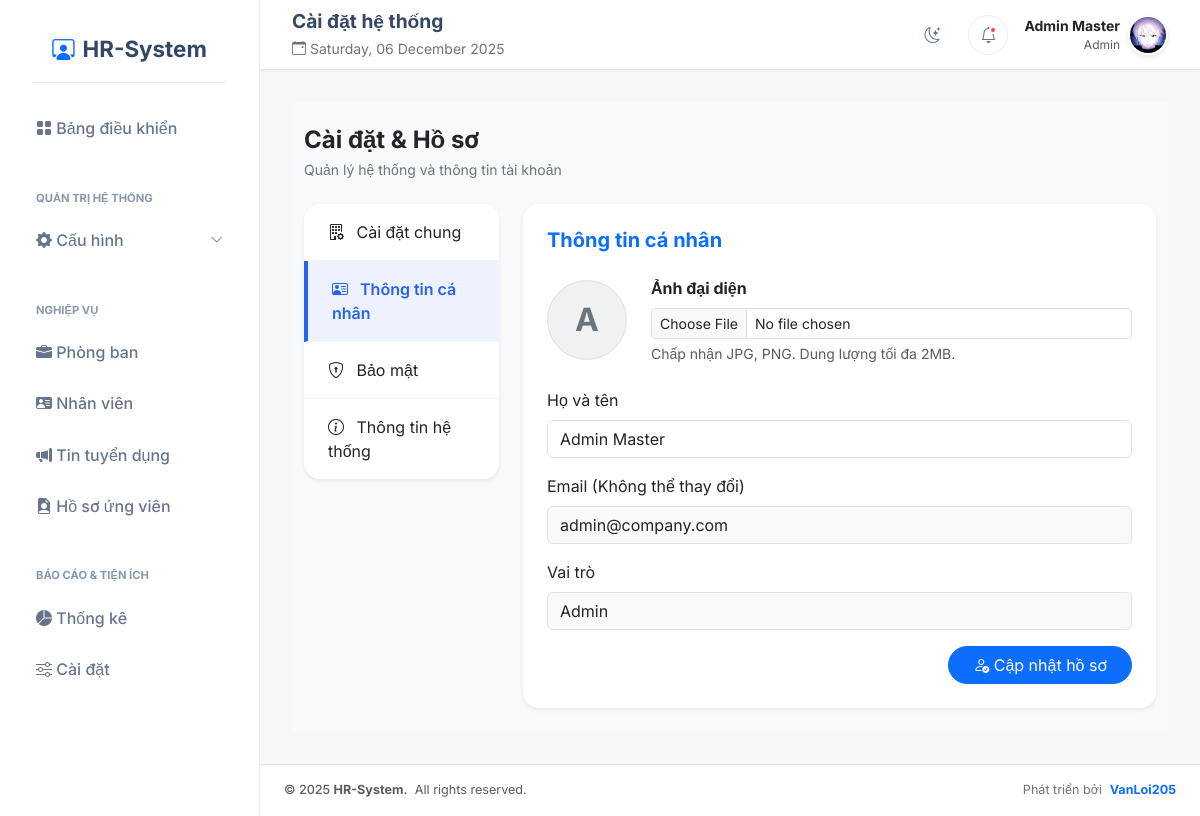
Page /public/settings?tab=personal (signed in) on the committed database.
### tables this page shows
CREATE TABLE `users` (
  `id` int unsigned NOT NULL AUTO_INCREMENT,
  `full_name` varchar(100) NOT NULL,
  `email` varchar(100) NOT NULL,
  `password` varchar(255) NOT NULL,
  `role` enum('admin','hr') NOT NULL DEFAULT 'hr',
  `status` tinyint(1) DEFAULT '1',
  `avatar` varchar(255) DEFAULT NULL,
  `created_at` timestamp NOT NULL DEFAULT CURRENT_TIMESTAMP,
  PRIMARY KEY (`id`),
  UNIQUE KEY `email_unique` (`email`)
);

### views/settings/index.view.php (the view, shortened to what the rows shown need)
<?php
$currentTab = $_GET['tab'] ?? 'general';
?>
<div class="content-wrapper">
    <div class="container-fluid py-4 bg-light">
        <div class="row align-items-center mb-4">
            <div class="col-md-6">
                <h4 class="fw-bold text-dark mb-1">Cài đặt & Hồ sơ</h4>
                <p class="text-secondary small mb-0">Quản lý hệ thống và thông tin tài khoản</p>
            </div>
        </div>
        <div class="row">
            <div class="col-lg-3 mb-4">
                <div class="card border-0 shadow-sm rounded-4 overflow-hidden">
                    <div class="list-group list-group-flush">
                        <?php if($_SESSION['user']['role'] === 'admin'): ?>
                        <a href="?tab=general" class="list-group-item list-group-item-action py-3 px-4 <?php echo $currentTab == 'general' ? 'active-tab' : ''; ?>">
                            <i class="bi bi-building-gear me-2"></i> Cài đặt chung
                        </a>
                        <?php endif; ?>
                        <a href="?tab=personal" class="list-group-item list-group-item-action py-3 px-4 <?php echo $currentTab == 'personal' ? 'active-tab' : ''; ?>">
                            <i class="bi bi-person-vcard me-2"></i> Thông tin cá nhân
                        </a>
                        <a href="?tab=security" class="list-group-item list-group-item-action py-3 px-4 <?php echo $currentTab == 'security' ? 'active-tab' : ''; ?>">
                            <i class="bi bi-shield-lock me-2"></i> Bảo mật
                        </a>
                        <a href="?tab=system" class="list-group-item list-group-item-action py-3 px-4 <?php echo $currentTab == 'system' ? 'active-tab' : ''; ?>">
                            <i class="bi bi-info-circle me-2"></i> Thông tin hệ thống
                        </a>
                    </div>
                </div>
            </div>
            <div class="col-lg-9">
                <div class="card border-0 shadow-sm rounded-4">
                    <div class="card-body p-4">
                        <?php if ($currentTab == 'general' && $_SESSION['user']['role'] === 'admin'): ?>
                            <h5 class="fw-bold text-primary mb-4">Cài đặt chung</h5>
                            <form action="<?php echo BASE_URL; ?>/settings/update" method="POST">
                                <input type="hidden" name="csrf_token" value="<?php echo $_SESSION['csrf_token']; ?>">
                                <div class="mb-3">
                                    <label class="form-label">Tên công ty</label>
                                    <input type="text" name="settings[company_name]" class="form-control" value="<?php echo e($settings['company_name'] ?? ''); ?>">
                                </div>
                                <div class="row">
                                    <div class="col-md-6 mb-3">
                                        <label class="form-label">Email hệ thống</label>
                                        <input type="email" name="settings[company_email]" class="form-control" value="<?php echo e($settings['company_email'] ?? ''); ?>">
                                    </div>
                                    <div class="col-md-6 mb-3">
                                        <label class="form-label">Hotline</label>
                                        <input type="text" name="settings[company_phone]" class="form-control" value="<?php echo e($settings['company_phone'] ?? ''); ?>">
                                    </div>
                                </div>
                                <div class="mb-3">
                                    <label class="form-label">Địa chỉ</label>
                                    <input type="text" name="settings[company_address]" class="form-control" value="<?php echo e($settings['company_address'] ?? ''); ?>">
                                </div>
                                <div class="text-end">
                                    <button type="submit" class="btn btn-primary rounded-pill px-4"><i class="bi bi-save"></i> Lưu thay đổi</button>
                                </div>
                            </form>
                        <?php elseif ($currentTab == 'personal'): ?>
                            <h5 class="fw-bold text-primary mb-4">Thông tin cá nhân</h5>
                            <form action="<?php echo BASE_URL; ?>/profile/update-info" method="POST" enctype="multipart/form-data">
                                <div class="row align-items-center mb-4">
                                    <div class="col-auto">
                                        <?php if (!empty($user['avatar'])): ?>
                                            <img src="<?php echo BASE_URL . '/uploads/avatars/' . $user['avatar']; ?>" class="rounded-circle object-fit-cover border" width="80" height="80">
                                        <?php else: ?>
                                            <div class="rounded-circle bg-secondary bg-opacity-10 d-flex align-items-center justify-content-center text-secondary fw-bold border" style="width: 80px; height: 80px; font-size: 2rem;">
                                                <?php echo strtoupper(substr($user['full_name'], 0, 1)); ?>
                                            </div>
                                        <?php endif; ?>
                                    </div>
                                    <div class="col">
                                        <label class="form-label fw-bold">Ảnh đại diện</label>
                                        <input type="file" name="avatar" class="form-control form-control-sm">
                                        <div class="form-text">Chấp nhận JPG, PNG. Dung lượng tối đa 2MB.</div>
                                    </div>
                                </div>
                                <div class="mb-3">
                                    <label class="form-label">Họ và tên</label>
                                    <input type="text" name="full_name" class="form-control" value="<?php echo e($user['full_name']); ?>" required>
                                </div>
                                <div class="mb-3">
                                    <label class="form-label">Email (Không thể thay đổi)</label>
                                    <input type="text" class="form-control bg-light" value="<?php echo e($user['email']); ?>" readonly>
                                </div>
                                <div class="mb-3">
                                    <label class="form-label">Vai trò</label>
                                    <input type="text" class="form-control bg-light text-capitalize" value="<?php echo e($user['role']); ?>" readonly>
                                </div>
                                <div class="text-end">
                                    <button type="submit" class="btn btn-primary rounded-pill px-4"><i class="bi bi-person-check"></i> Cập nhật hồ sơ</button>
                                </div>
                            </form>
                        <?php endif; ?>
                    </div>
                </div>
            </div>
        </div>
    </div>
</div>

### src/Core/Router.php (shortened to what the rows shown need)
<?php
class Router
{
    protected array $routes = [];
    public function add(string $method, string $uri, string $controller): void
    {
        $this->routes[] = [
            'method' => $method,
            'uri' => $uri,
            'controller' => $controller,
        ];
    }
    public function dispatch(string $uri, string $method): void
    {
        foreach ($this->routes as $route) {
            if ($route['uri'] === $uri && $route['method'] === strtoupper($method)) {
                list($controller, $action) = explode('@', $route['controller']);
                $controllerInstance = new $controllerClass();
                $controllerInstance->{$action}();
                return;
            }
        }
        throw new RouteNotFoundException("No route found for URI: $uri");
    }
}

### rows in the picture
users: full_name "A", full_name "Admin Master", email "admin@company.com", role "admin"
